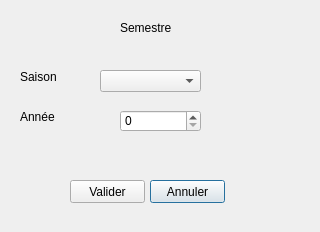
<?xml version="1.0" encoding="UTF-8"?>
<ui version="4.0">
 <class>ModifierSemestre</class>
 <widget class="QDialog" name="ModifierSemestre">
  <property name="geometry">
   <rect>
    <x>0</x>
    <y>0</y>
    <width>320</width>
    <height>232</height>
   </rect>
  </property>
  <property name="windowTitle">
   <string>Dialog</string>
  </property>
  <widget class="QPushButton" name="Annuler">
   <property name="geometry">
    <rect>
     <x>150</x>
     <y>180</y>
     <width>75</width>
     <height>23</height>
    </rect>
   </property>
   <property name="text">
    <string>Annuler</string>
   </property>
  </widget>
  <widget class="QPushButton" name="Valider">
   <property name="geometry">
    <rect>
     <x>70</x>
     <y>180</y>
     <width>75</width>
     <height>23</height>
    </rect>
   </property>
   <property name="text">
    <string>Valider</string>
   </property>
  </widget>
  <widget class="QSpinBox" name="spinBox">
   <property name="geometry">
    <rect>
     <x>120</x>
     <y>110</y>
     <width>81</width>
     <height>22</height>
    </rect>
   </property>
  </widget>
  <widget class="QComboBox" name="comboBox">
   <property name="geometry">
    <rect>
     <x>100</x>
     <y>70</y>
     <width>101</width>
     <height>22</height>
    </rect>
   </property>
  </widget>
  <widget class="QLabel" name="label">
   <property name="geometry">
    <rect>
     <x>120</x>
     <y>20</y>
     <width>51</width>
     <height>16</height>
    </rect>
   </property>
   <property name="text">
    <string>Semestre</string>
   </property>
  </widget>
  <widget class="QLabel" name="label_2">
   <property name="geometry">
    <rect>
     <x>20</x>
     <y>70</y>
     <width>46</width>
     <height>13</height>
    </rect>
   </property>
   <property name="text">
    <string>Saison</string>
   </property>
  </widget>
  <widget class="QLabel" name="label_3">
   <property name="geometry">
    <rect>
     <x>20</x>
     <y>110</y>
     <width>46</width>
     <height>13</height>
    </rect>
   </property>
   <property name="text">
    <string>Année</string>
   </property>
  </widget>
 </widget>
 <resources/>
 <connections/>
</ui>
